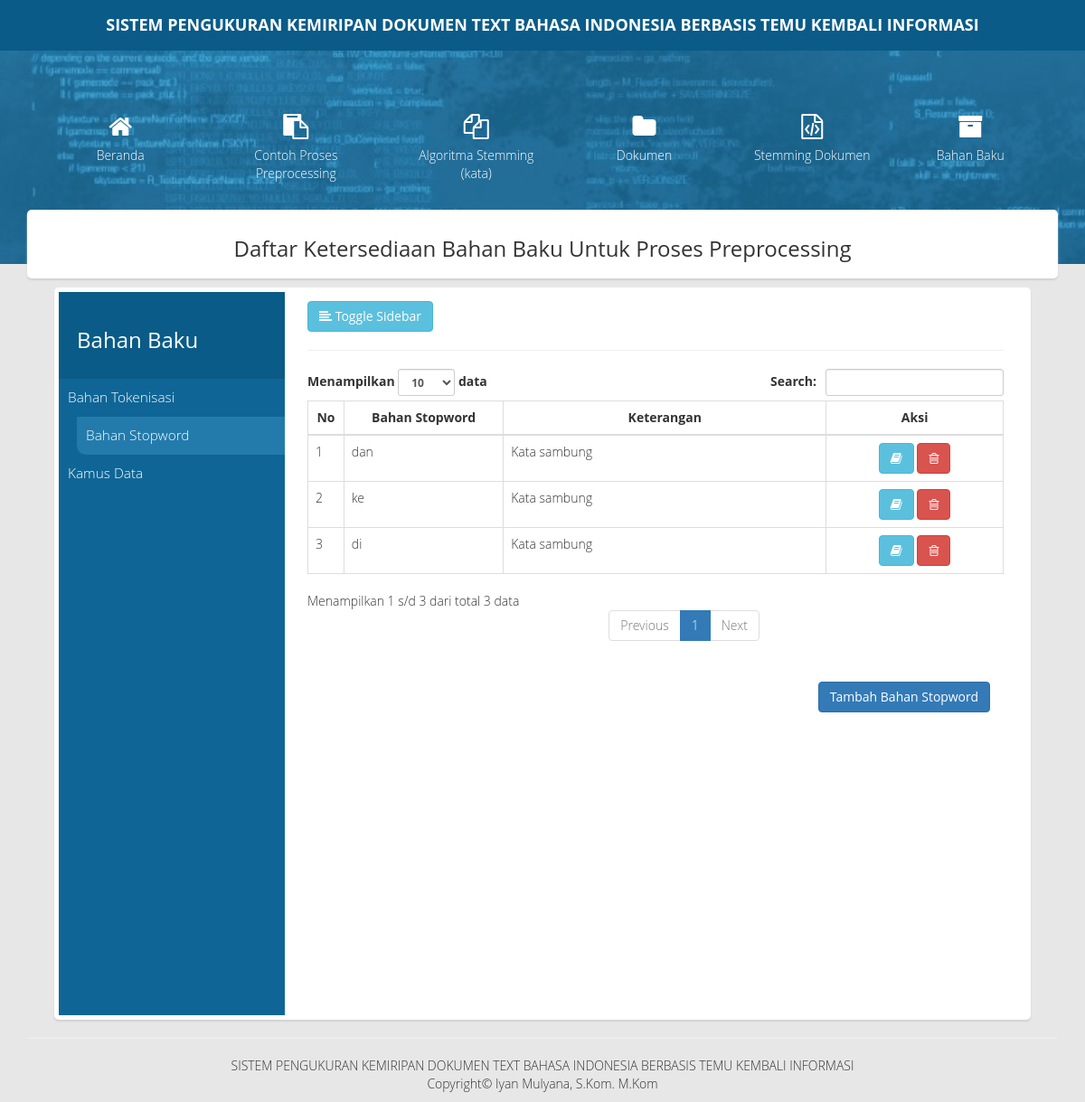
Screenshot of /?page=bahanbaku&subpage=bahan_stopword with the database file from the repository.
### tables this page shows
CREATE TABLE `tb_stopword` (
  `id` int(5) NOT NULL,
  `bahan_stopword` varchar(20) DEFAULT NULL,
  `keterangan_stopword` varchar(150) DEFAULT NULL
);

### halaman/bahanbaku/bahan_stopword.php (the view, shortened to what this page needs)
<div class="table-responsive">
  <table id="table-lihat" class="table table-bordered table-hover">
    <thead>
      <tr>
        <th width="20px" class="text-center">No</th>
        <th class="text-center">Bahan Stopword</th>
        <th class="text-center" width="350px">Keterangan</th>
        <th class="text-center" width="200px">Aksi</th>
      </tr>
    </thead>
    <tbody>
      <?php
      $no = 0;
      $query = "SELECT * FROM tb_stopword ORDER BY id ASC";
      $result = $mysqli->query($query);
      while ($data = $result->fetch_assoc()) {
        echo "
          <tr>
            <td>".++$no."</td>
            <td>".$data['bahan_stopword']."</td>
            <td>".$data['keterangan_stopword']."</td>
            <td class='text-center'>
              <a href='?page=bahanbaku&subpage=edit_bahan_stopword&id=".$data['id']."' class='btn btn-info'><i class='fa fa-book'></i></a>
              <a href='?page=bahanbaku&subpage=hapus_bahan_stopword&id=".$data['id']."' class='btn btn-danger' onclick='return confirm(\"Apakah anda yakin ingin menghapus ini?\")'><i class='fa fa-trash-o'></i></a>
            </td>
          </tr>
        ";
      }
      ?>
    </tbody>
  </table>
</div>
<div class="col-xs-12 text-right">
  <br>
  <button type="button" class="btn btn-primary" data-toggle="modal" data-target="#centralModalSm">Tambah Bahan Stopword</button>
</div>

### pusatdata/css/mystyles.css (style rules this page uses)
a, a:hover, a:focus { color: inherit; text-decoration: none; transition: all 0.3s; }
body { background-color: #e7e7e7; font-family: "Open Sans", sans-serif; font-weight: 300; }

### rows the page displays
tb_stopword: bahan_stopword "dan", keterangan_stopword "Kata sambung"
tb_stopword: bahan_stopword "ke", keterangan_stopword "Kata sambung"
tb_stopword: bahan_stopword "di", keterangan_stopword "Kata sambung"

### other values shown
$highlight "Daftar Ketersediaan Bahan Baku Untuk Proses Preprocessing"
$judul "Bahan Baku"
